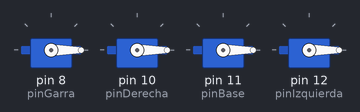
Simulated run of this sketch. Board: Arduino Uno, built with avr-gcc and run on an emulated ATmega328P. On the bench: 4 × servo.

Above: at 0.05 s.
At 1.25 s:
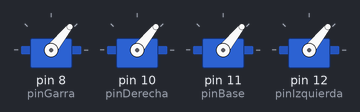
At 1.9 s:
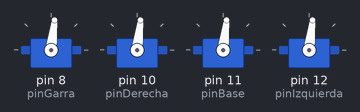
At 3.75 s:
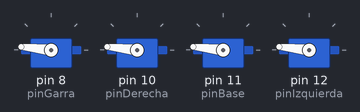
At 5.6 s:
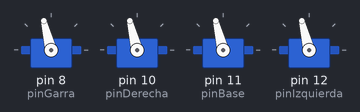
At 7.45 s:
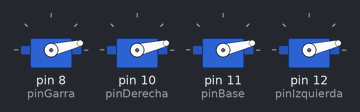
Timing chart, 0 to 10.0 s (numbered marks = the images above):
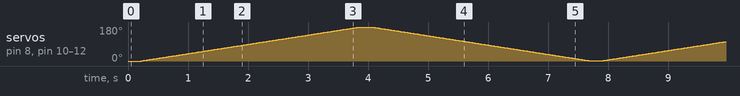

The sketch:

sketch_may03a.ino
```cpp
#include <Servo.h>
#define pinGarra 8
#define pinDerecha 10
#define pinBase 11
#define pinIzquierda 12


Servo Garra;
Servo Derecha;
Servo Base;
Servo Izquierda;

int incremento=1;
int ang;

void setup() {
  // put your setup code here, to run once:
  Garra.attach(pinGarra);
  Derecha.attach(pinDerecha);
  Base.attach(pinBase);
  Izquierda.attach(pinIzquierda);


}


void loop() {
  Garra.write(ang);
  Derecha.write(ang);
  Base.write(ang);
  Izquierda.write(ang);
  delay(20);
  // put your main code here, to run repeatedly:
  if(incremento)
  ang++;
  else
  ang--;

  if(ang<=1){
    ang = 1;
    incremento =1;
    delay (200);
  }
    if(ang>=180){
    ang = 180;
    incremento=0;
    delay (200);
  }


}
```
